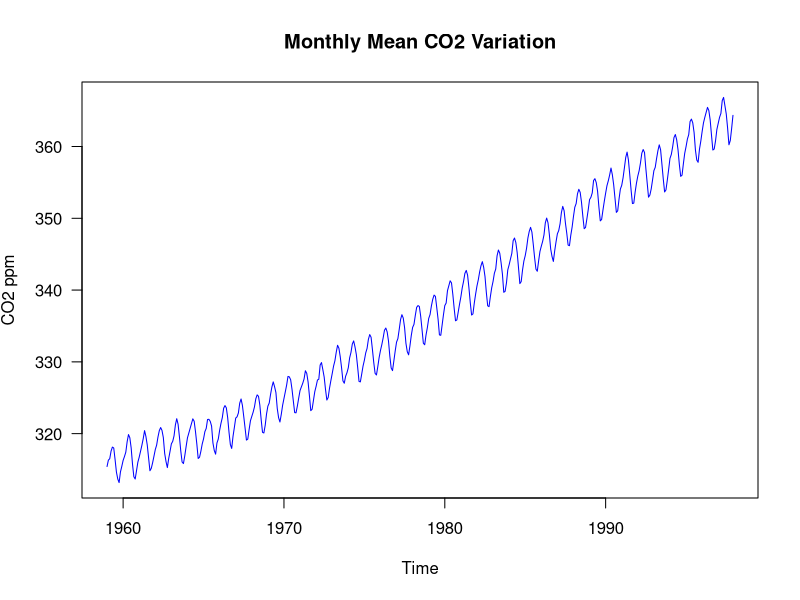
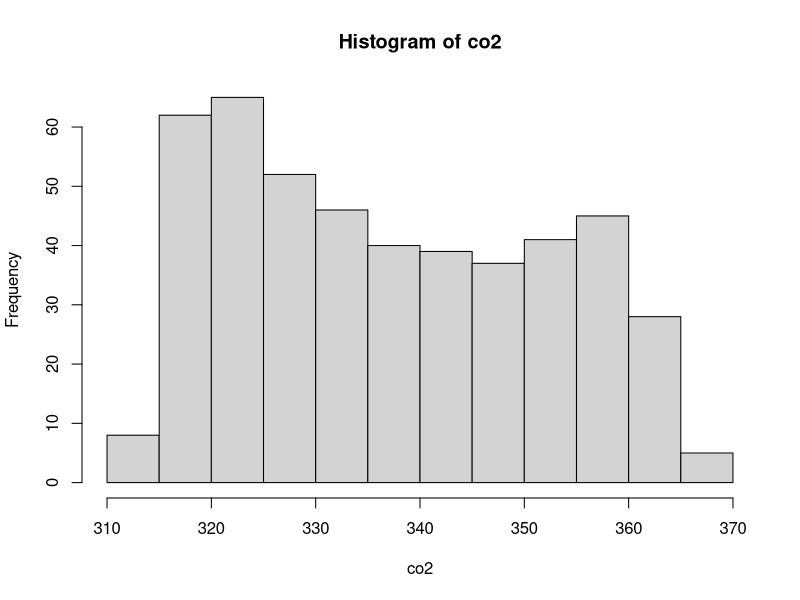

Source code (R) for these figures, in order: (Note: this script raises an error after producing the figures.)
## ---- chunk 1
library(knitr)
opts_chunk$set(tidy.opts = list(width.cutoff = 60), tidy = TRUE)

# Start with a clean R environment
rm(list = ls())

# Set Fixed random seed to replicate the results
set.seed(28740)

#library(ggplot2)
library(Hmisc)
#library(car)
#library(gridExtra)
library(dplyr)
#library(scales)
#library(GGally)
#library(MASS)
#library(purrr)
#library(tidyr)
#library(nnet)
## ---- chunk 2
plot(co2, ylab = expression("CO2 ppm"), col = 'blue', las = 1)
title(main = "Monthly Mean CO2 Variation")
## ---- chunk 3
head(co2)
tail(co2)
str(co2)
summary(co2)
hist(co2)
## ---- chunk 4
co2.ts <- as_tsibble(co2)
autoplot(co2.ts,.vars = value)
## ---- chunk 5
co2.ts %>% model(STL(value)) %>% components() %>% autoplot()
## ---- chunk 6
co2.ts %>% gg_tsdisplay(plot_type = "partial", y = value)
## ---- chunk 7
co2.ts.components <- co2.ts %>% model(STL(value)) %>% components() 
ggplot(data=co2.ts.components)+
  geom_line(aes(x=index, y=trend)) +
  ggtitle("Trend")
## ---- chunk 8
co2.ts %>%
  gg_season(y=value, period = "year")+
  ylab("CO2 emission")+
    ggtitle("Seasonal plot : Monthly CO2 emission")
## ---- chunk 9
co2.ts %>%
  gg_subseries(y=value, period = "year")+
  geom_hline(aes(yintercept=mean(co2.ts$value)), colour="red")+
  ylab("CO2 emission")+
  xlab("Years")+
  ggtitle("Seasonal subseries plot : Monthly CO2 emission")
## ---- chunk 10
lambda <- co2.ts %>%
  features(value, features=guerrero) %>%
  pull(lambda_guerrero)

co2.ts.trans <- as_tsibble(ts( box_cox(co2.ts$value, lambda), start = c(1959,1)))
co2.ts.trans.comp <- co2.ts %>% model(STL(box_cox(value, lambda))) 

co2.ts.trans.comp %>% components() %>% autoplot() +
  ggtitle(paste("Box-Cox Tranformed Decompositions for lambda=",round(lambda,3)))
## ---- chunk 11

# Lets look at residuals

#Before box-cox transformation
co2.ts.components  %>% select("remainder") %>%
  ggplot(aes(x=remainder)) +geom_histogram()

#After box-cox transformation
co2.ts.trans.comp  %>% components() %>% select("remainder") %>%
  ggplot(aes(x=remainder)) +geom_histogram()


## ---- chunk 12

co2.ts.components %>% select("remainder") %>%
  autoplot()

co2.ts.trans.comp  %>% components() %>% select("remainder") %>%
  autoplot()
  
## ---- chunk 13

co2.ts.components %>% select("remainder") %>%
  gg_tsdisplay(plot_type = "partial")

co2.ts.trans.comp %>% components() %>% select("remainder") %>%
  gg_tsdisplay(plot_type = "partial")
## ---- chunk 14
time.index <- 1:length(co2.ts$index)
mod.ln.1 <- lm(formula = value ~ time.index, data=co2.ts)
summary(mod.ln.1)
plot(mod.ln.1)

## ---- chunk 15
mod.ln.2 <- lm(formula = value ~ time.index + I(time.index^2), data=co2.ts)
summary(mod.ln.2)
plot(mod.ln.2)

## ---- chunk 16
mod.ln.3 <- lm(formula = value ~ time.index + I(time.index^2) + I(time.index^3), data=co2.ts)
summary(mod.ln.3)
plot(mod.ln.3)

## ---- chunk 17
mod.ln.4 <- lm(formula = log(value) ~ time.index + I(time.index^2)+ I(time.index^3), data=co2.ts)
summary(mod.ln.4)
plot(mod.ln.4)

## ---- chunk 18
co2.df <- data.frame(value=co2.ts$value, time.index=time.index, season=factor(time.index%%12, ordered = F))
mod.ln.5 <- lm(formula = value ~ 0 + time.index + I(time.index^2)  + I(time.index^3) + season, data=co2.df)
summary(mod.ln.5)
plot(mod.ln.5)


## ---- chunk 19
time.index.2020 = seq(from=(2020-1959)*12+1,length.out=12)
co2.2020.df <- data.frame(time.index= time.index.2020, season=factor(time.index.2020%%12, ordered = F))

co2.20202.pred <- predict(object = mod.ln.5, newdata = co2.2020.df)

co2.20202.pred.ts <- as_tsibble(ts(data=co2.20202.pred, start = c(2020,1), frequency=12))

co2.20202.pred.ts %>%
  autoplot(.vars = value)

## ---- chunk 20
co2.ts %>% 
  model(arima=ARIMA(value~0+pdq(0:9,0:1,0:9)+PDQ(0:5,0:12,0:5))) %>% 
  report()

models <- co2.ts %>% 
  model(arima=ARIMA(value~0+pdq(0:9,0:1,0:9)+PDQ(0:5,0:12,0:5)))

fit(models$arima)
str(models$arima)

models.all = list()


for(p in 1:1) for(d in 1:1) for(q in 1:1) {
  for(P in 1:1) for(D in 1:1) for(Q in 1:1){
    
    models.all = append(models.all,report(model(.data=co2.ts, ARIMA(value~0+pdq(p,d,q)+PDQ(P,D,Q)), .safely = T)))
      
  } 
}
models.all[1]$arima[[1]]$fit
str(models.all)
class(models.all[[1]])
methods(class='lst_mdl')
